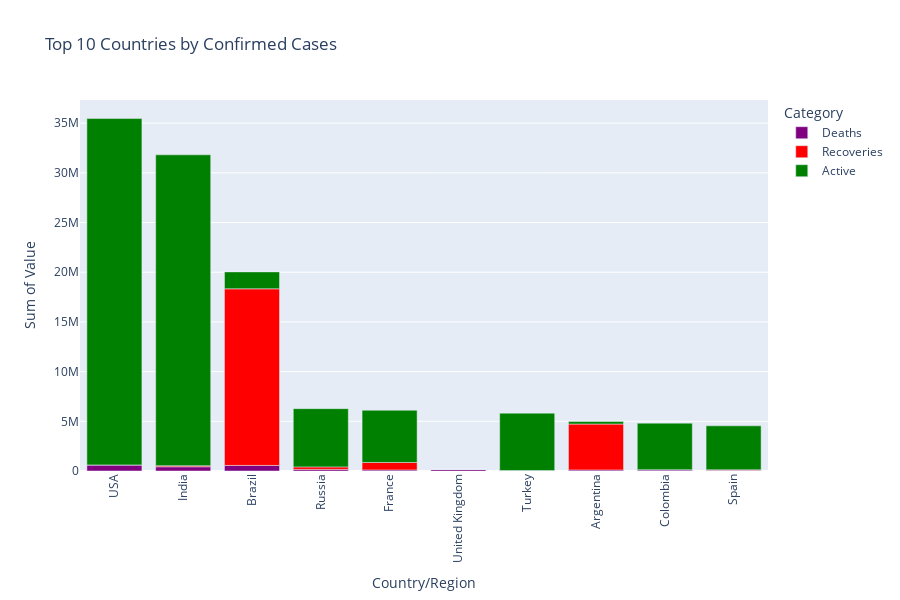

Write notebook code for a chart like this one.
### Markdown cell above
# Bài toán 17

### Code cell
import plotly.express as px

# Chuyển DataFrame từ định dạng 'long' nếu cần
top_10_countries_reset = top_10_countries.reset_index()

# Vẽ biểu đồ cột với Plotly Express
fig = px.bar(top_10_countries_reset, 
             x='Country/Region', 
             y=['Deaths', 'Recoveries', 'Active'],
             labels={'value': 'Sum of Value', 'variable': 'Category'},
             color_discrete_map={'Deaths': 'purple', 'Recoveries': 'red', 'Active': 'green'},
             title='Top 10 Countries by Confirmed Cases',
             height=600)

# Cập nhật nhãn và tiêu đề
fig.update_layout(xaxis_title='Country/Region',
                  yaxis_title='Sum of Value',
                  xaxis_tickangle=-90)

# Hiển thị biểu đồ
fig.show()

### Figure 1 — Plotly figure (JSON) as saved in the notebook; plotly's stock layout.template omitted (floating-point values rounded to 4 significant figures)
{"data": [{"alignmentgroup": "True", "hovertemplate": "Category=Deaths<br>Country/Region=%{x}<br>Sum of Value=%{y}<extra></extra>", "legendgroup": "Deaths", "marker": {"color": "purple", "pattern": {"shape": ""}}, "name": "Deaths", "offsetgroup": "Deaths", "orientation": "v", "showlegend": true, "textposition": "auto", "type": "bar", "x": ["USA", "India", "Brazil", "Russia", "France", "United Kingdom", "Turkey", "Argentina", "Colombia", "Spain"], "xaxis": "x", "y": [611222, 426290, 559944, 159032, 110972, 156911, 51767, 106747, 121695, 81844], "yaxis": "y"}, {"alignmentgroup": "True", "hovertemplate": "Category=Recoveries<br>Country/Region=%{x}<br>Sum of Value=%{y}<extra></extra>", "legendgroup": "Recoveries", "marker": {"color": "red", "pattern": {"shape": ""}}, "name": "Recoveries", "offsetgroup": "Recoveries", "orientation": "v", "showlegend": true, "textposition": "auto", "type": "bar", "x": ["USA", "India", "Brazil", "Russia", "France", "United Kingdom", "Turkey", "Argentina", "Colombia", "Spain"], "xaxis": "x", "y": [0, 105688, 17771228, 253972, 749773, 0, 0, 4615834, 209, 32454], "yaxis": "y"}, {"alignmentgroup": "True", "hovertemplate": "Category=Active<br>Country/Region=%{x}<br>Sum of Value=%{y}<extra></extra>", "legendgroup": "Active", "marker": {"color": "green", "pattern": {"shape": ""}}, "name": "Active", "offsetgroup": "Active", "orientation": "v", "showlegend": true, "textposition": "auto", "type": "bar", "x": ["USA", "India", "Brazil", "Russia", "France", "United Kingdom", "Turkey", "Argentina", "Colombia", "Spain"], "xaxis": "x", "y": [34849554, 31280136, 1703235, 5861002, 5250758, 0, 5770720, 253035, 4693159, 4430886], "yaxis": "y"}], "layout": {"barmode": "relative", "height": 600, "legend": {"title": {"text": "Category"}, "tracegroupgap": 0}, "title": {"text": "Top 10 Countries by Confirmed Cases"}, "xaxis": {"anchor": "y", "domain": [0, 1], "tickangle": -90, "title": {"text": "Country/Region"}}, "yaxis": {"anchor": "x", "domain": [0, 1], "title": {"text": "Sum of Value"}}}}
